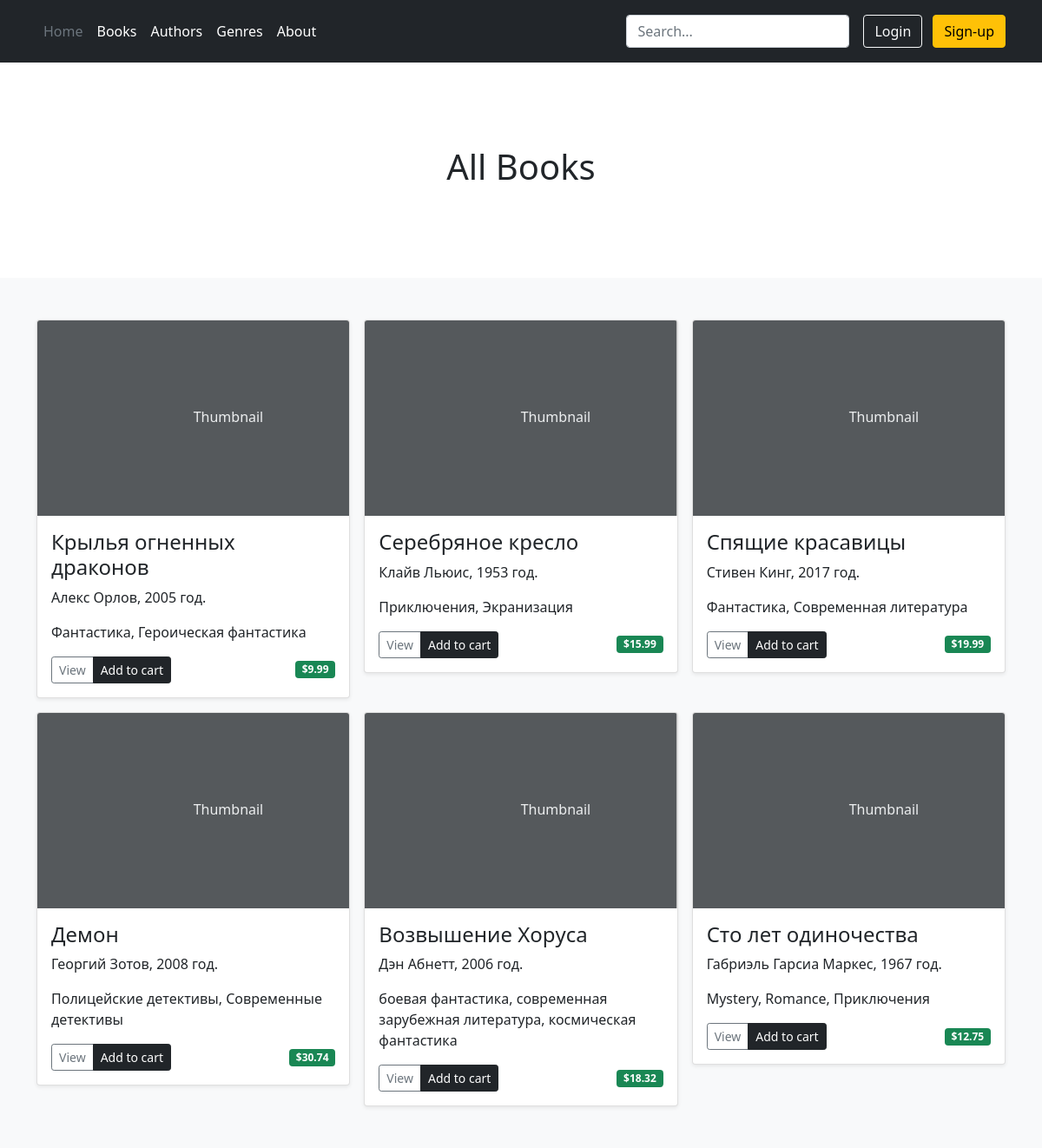
The page / on the database its author committed.
### catalog/models.py (models this page shows, shortened)
class Book(models.Model):
    title = models.TextField()
    summary = models.TextField()
    publication_date = models.DateField(blank=True, null=True)
    price = models.DecimalField(max_digits=5, default=1.00, decimal_places=2)
    amount = models.IntegerField(null=False)
    genre = models.ManyToManyField(Genre)
    author = models.ForeignKey(Author, on_delete=models.CASCADE, null=True)
    def get_genre(self):
        return ", ".join([genre.name for genre in self.genre.all()])
    def get_date(self):
        return self.publication_date.strftime("%Y")
    get_genre.short_description = "Genre"

class Author(models.Model):
    first_name = models.CharField(max_length=100)
    last_name = models.CharField(max_length=100)
    date_of_birth = models.DateField(blank=True, null=True)
    date_of_death = models.DateField(blank=True, null=True)
    photo = models.ImageField(upload_to="authors/", blank=True)
    def __str__(self):
        return f"{self.first_name} {self.last_name}"

class Genre(models.Model):
    name = models.CharField(max_length=50)

### catalog/views.py (the view)
# urls.py: path("", CatalogView.as_view(), name="catalog-index"),
class CatalogView(TemplateView):
    template_name = "catalog/catalog.html"
    def get(self, request):
        books = Book.objects.all()
        params = {
            'books': books
        }
        return render(request, self.template_name, params)

### templates/catalog/catalog.html
{% extends "base.html" %}
{% block content %}
<main>
    <div class="album py-5 bg-light" bis_skin_checked="1">
        <div class="container" bis_skin_checked="1">
            <div class="row row-cols-1 row-cols-sm-2 row-cols-md-3 g-3" bis_skin_checked="1">
                {% for book in books %}
                <div class="col" bis_skin_checked="1">
                    <div class="card shadow-sm" bis_skin_checked="1">
                        <svg class="bd-placeholder-img card-img-top" width="100%" height="225" xmlns="http://www.w3.org/2000/svg" role="img" aria-label="Placeholder: Thumbnail" preserveAspectRatio="xMidYMid slice" focusable="false"><title>Placeholder</title><rect width="100%" height="100%" fill="#55595c"></rect><text x="50%" y="50%" fill="#eceeef" dy=".3em">Thumbnail</text></svg>
                        <div class="card-body" bis_skin_checked="1">
                            <h4 class="card-text">{{book.title}}</h4>
                            <p class="card-text">{{book.author}}, {{book.get_date}} год.</p>
                            <p class="card-text">{{book.get_genre}}</p>
                            <div class="d-flex justify-content-between align-items-center" bis_skin_checked="1">
                                <div class="btn-group" bis_skin_checked="1">
                                    <button type="button" class="btn btn-sm btn-outline-secondary">View</button>
                                    <button type="button" class="btn btn-sm btn-dark">Add to cart</button>
                                </div>
                                <span class="badge bg-success">${{book.price}}</span>
                            </div>
                        </div>
                    </div>
                </div>
                {% endfor %}
            </div>
        </div>
    </div>
  </main>
{% endblock %}
{% block title %}
All Books
{% endblock %}

### templates/base.html (shortened to what this page needs)
<!DOCTYPE html>
<html lang="en">
<head>
    <link href="https://cdn.jsdelivr.net/npm/bootstrap@5.0.2/dist/css/bootstrap.min.css" rel="stylesheet">
</head>
<body>
    <header class="p-3 bg-dark text-white">
        <div class="container" bis_skin_checked="1">
            <div class="d-flex flex-wrap align-items-center justify-content-center justify-content-lg-start" bis_skin_checked="1">
                <ul class="nav col-12 col-lg-auto me-lg-auto mb-2 justify-content-center mb-md-0">
                    <li><a href="{% url 'catalog-index' %}" class="nav-link px-2 text-secondary">Home</a></li>
                    <li><a href="{% url 'catalog-index' %}" class="nav-link px-2 text-white">Books</a></li>
                    <li><a href="#" class="nav-link px-2 text-white">Authors</a></li>
                    <li><a href="#" class="nav-link px-2 text-white">Genres</a></li>
                    <li><a href="#" class="nav-link px-2 text-white">About</a></li>
                </ul>
                <form class="col-12 col-lg-auto mb-3 mb-lg-0 me-lg-3">
                <input type="search" class="form-control form-control-dark" placeholder="Search..." aria-label="Search">
                </form>
                {% if user.is_authenticated %}
                <span class="px-4 text-white">Hello, {{user.username}}!</span><a href="{% url 'logout' %}" class="btn btn-danger">Logout</a>
                {% else %}
                <div class="text-end" bis_skin_checked="1">
                    <a href="{% url 'login' %}" class="btn btn-outline-light me-2">Login</a>
                    <a href="#" class="btn btn-warning">Sign-up</a>
                </div>
                {% endif %}
            </div>
        </div>
    </header>
    <section class="py-5 text-center container">
        <div class="row py-lg-5" bis_skin_checked="1">
          <div class="col-lg-6 col-md-8 mx-auto" bis_skin_checked="1">
            <h1 class="fw-light">{% block title %}{% endblock %}</h1>
          </div>
        </div>
    </section>
    {% block content %}{% endblock %}
</body>
</html>

### rows shown on the page
Book: title "Крылья огненных драконов", author "Алекс Орлов", get_date "2005", get_genre "Фантастика, Героическая фантастика", price "9.99"
Book: title "Серебряное кресло", author "Клайв Льюис", get_date "1953", get_genre "Приключения, Экранизация", price "15.99"
Book: title "Спящие красавицы", author "Стивен Кинг", get_date "2017", get_genre "Фантастика, Современная литература", price "19.99"
Book: title "Демон", author "Георгий Зотов", get_date "2008", get_genre "Полицейские детективы, Современные детективы", price "30.74"
Book: title "Возвышение Хоруса", author "Дэн Абнетт", get_date "2006", get_genre "боевая фантастика, современная зарубежная литература, космическая фантастика", price "18.32"
Book: title "Сто лет одиночества", author "Габриэль Гарсиа Маркес", get_date "1967", get_genre "Mystery, Romance, Приключения", price "12.75"
